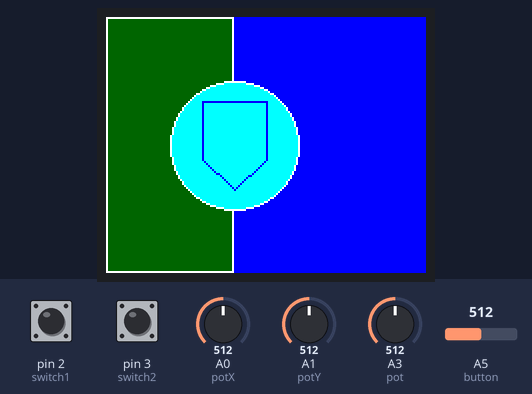
The sketch below on a simulated Arduino Uno, built with avr-gcc and run on an emulated ATmega328P. Parts: 160×128 colour display. Inputs (shaded band) come from the test bench; at power-on: pin 2 (switch1) HIGH, pin 3 (switch2) HIGH, A0 (potX) = 512, A1 (potY) = 512, A3 (pot) = 512, A5 (button) = 512. No radio packets arrive unless stated.

Above: at 0.1 s.
At 2.1 s:
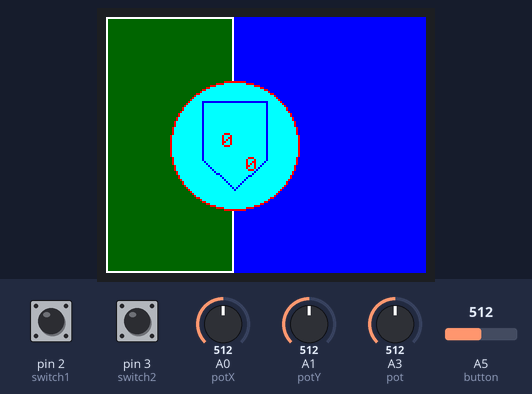

The sketch:

controller.ino
```cpp
#include <nRF24L01.h>
#include <RF24.h>
#include <SPI.h>
#include <TFT.h>

#define potX A0
#define potY A1

// control pins
#define pot A3
int switch1 = 2;
int switch2 = 3;
int button = A5;

// screen variables
int x_Position=0, y_Position=0;
int l_t=0, temp=0;

// screen initialization //cs, dc rst
TFT TFTscreen = TFT(5, 8, 9);

// radio initialization
RF24 radio(7, 10); // CE, CSN
const byte address[6] = "00001"; // Address to send the data

bool last_button_state = LOW; // state of the button on the last cycle
bool button_pressed = 0; // true if the button was pressed on this cycle
unsigned long int last_deb;
unsigned int deb_delay = 50;
int check=0;

int detect_press() {
  bool curr_state;
  if(analogRead(button)>512){curr_state=true;} else{curr_state=false;}
  if(curr_state != last_button_state){ //mudou estado em relação ao anterior, muda o last_deb
    last_deb = millis();
  }
  if(millis() - last_deb > deb_delay){ //estado está estável
  if(curr_state == LOW){ //botao nao clicado
      button_pressed = curr_state;
      check = 0; //check a 0, possivel passar button_pressed a true
    }
    if(check ==1){ //se check a 1, significa que na iteração anterior button_pressed ja esteve a true, para evitar passar mais que 1 estado fica a false
      button_pressed = false;
    }
    if(curr_state == HIGH && check==0){
      button_pressed = curr_state;
      check = 1;
    }

  }
  last_button_state = curr_state;
  return button_pressed;
}

unsigned long prev_send=0, send_interval = 250;
int st=0;

void setup() {
  radio.begin();
  radio.openWritingPipe(address);
  radio.setPALevel(RF24_PA_MIN);
  radio.stopListening();
  radio.setDataRate( RF24_250KBPS );
  radio.enableAckPayload();
  radio.setRetries(5,5); // delay, count

  for(int i=2; i<=3; i++){
    pinMode(i,INPUT); }

  TFTscreen.begin();
  //b,g,r
  TFTscreen.background(0,0,255);
  TFTscreen.fill(0,102,0);
  TFTscreen.rect(0,0,64,128);
  TFTscreen.fill(0,255,255);
  TFTscreen.circle(64,64,32);
  TFTscreen.stroke(0,0,255);
  TFTscreen.line(48,42,80,42);
  TFTscreen.line(48,42,48,71);
  TFTscreen.line(80,42,80,71);
  TFTscreen.line(48,71,64,86);
  TFTscreen.line(64,86,80,71);
  TFTscreen.stroke(255,0,0);
  TFTscreen.setTextSize(1);
  delay(2000);
}

short int data[6]={90,0,0,0,0,0};

void loop() {
  //TFTscreen.text("                   ", 80, 20);
  //TFTscreen.text("                   ", 80, 30);
  //TFTscreen.text("                   ", 80, 40);

  //sprintf(val,"X: %d Y: %d",data[0],data[1]);
  //TFTscreen.text(val, 80, 20);
  //sprintf(val,"Pot: %d",data[2]);
  //TFTscreen.text(val, 80, 30);
  //sprintf(val,"s1:%d s2:%d bt:%d",data[3],data[4],data[5]);
  //TFTscreen.text(val, 80, 40);
  //char val[20];

  bool check;

  // Read analog values
  data[0] = map(analogRead(potX),0,1023,30,150); // joystick X axis value - servo goes from 30º to 150º
  data[1] = map(analogRead(potY),0,1023,-150,150); // joystick Y axis value
  data[2] = map(analogRead(pot),0,1023,30,50); // potenciometer value
  data[3] = digitalRead(switch1); // switch1 value (controls formation)
  data[4] = digitalRead(switch2); // switch2 value (controls sinalization)
  if(analogRead(button)>512 && last_button_state!=1){ // button value (controls formation)
    data[5]=1;
  }else{
    data[5]=last_button_state=0;
  }

  if(data[1]>-70 && data[1]<70){
    data[1]=0;
  }

  if(millis() - prev_send >= send_interval){
    check = radio.write(data, sizeof(data));
    prev_send=millis();
    if(data[5]==1){
      last_button_state=1;
      st=data[3]*2+data[4];
    }
    if(l_t!=temp || st!=data[3]*2+data[4]){
      char temp_str[4], st_str[2];
      TFTscreen.fill(0,255,255);
      TFTscreen.circle(64,64,32);
      TFTscreen.stroke(0,0,255);
      TFTscreen.line(48,42,80,42);
      TFTscreen.line(48,42,48,71);
      TFTscreen.line(80,42,80,71);
      TFTscreen.line(48,71,64,86);
      TFTscreen.line(64,86,80,71);
      TFTscreen.stroke(255,0,0);
      String(temp).toCharArray(temp_str,4);
      l_t=temp;
      String(st).toCharArray(st_str,2);
      TFTscreen.text(temp_str, 58, 58);
      TFTscreen.text(st_str,70,70);
    }
    if (check && radio.isAckPayloadAvailable()) {
        radio.read(&temp, sizeof(temp));
    }
  }
}
```
